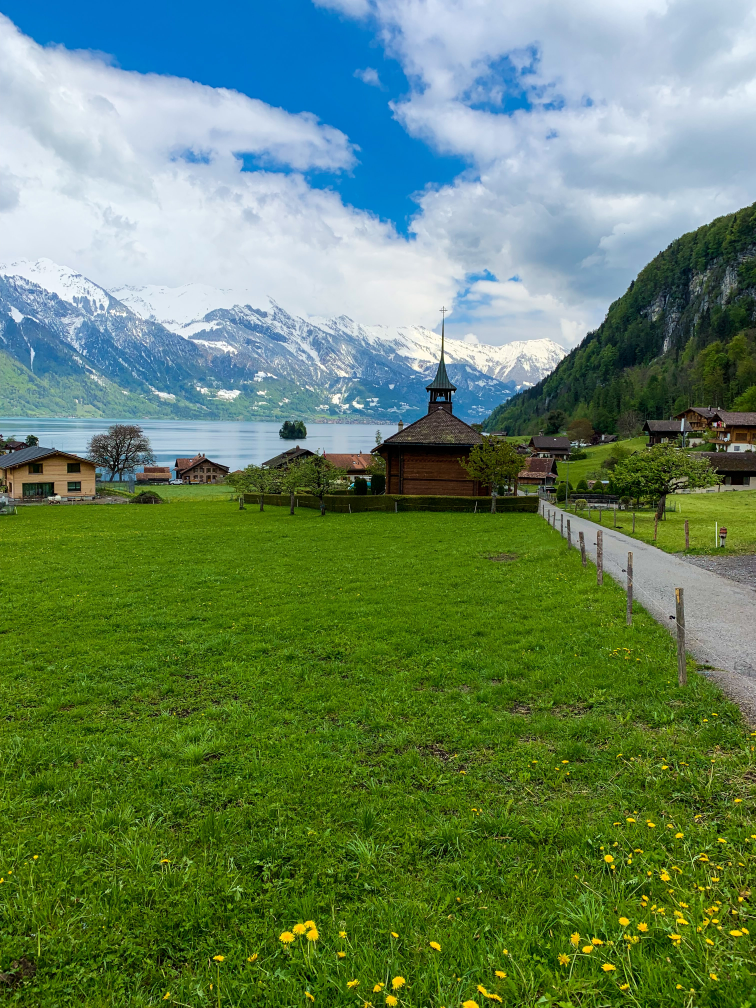
#> input picture image.jpg, 3024 x 4032 px (shown at 1/4 size)
$ jupyter execute 'Color detector.ipynb'
#> lines starting #> are read from the running program, lines starting #| are printed output that depends on the picture
# The Sparks Foundation - Computer Vision & Internet of Things
##### Topic: Color Identification in Images
##### Task 1 : Implement an image color detector which identifies all the colors in an image or video.
##### Author : Nidhi Pandya

## Importing Required Libraries

[cell 1]
import cv2
import matplotlib.pyplot as plt
import pandas as pd

## Reading and plotting the image

[cell 2]
img = cv2.imread('image.jpg')
#> img is the input picture: shape (4032, 3024, 3); mean B, G, R 96.7, 131.5, 101.2
cv2.imshow("image", img)

[cell 3]
## By default the image is in BGR format
plt.imshow(img)

[cell 4]
print("The type of this input is {}".format(type(img)))
#| The type of this input is <class 'numpy.ndarray'>
print("Shape: {}".format(img.shape)) ## (height px, width px, 3 for BGR)
#| Shape: (4032, 3024, 3)

[cell 5]
img = cv2.resize(img, (4000, 3024))
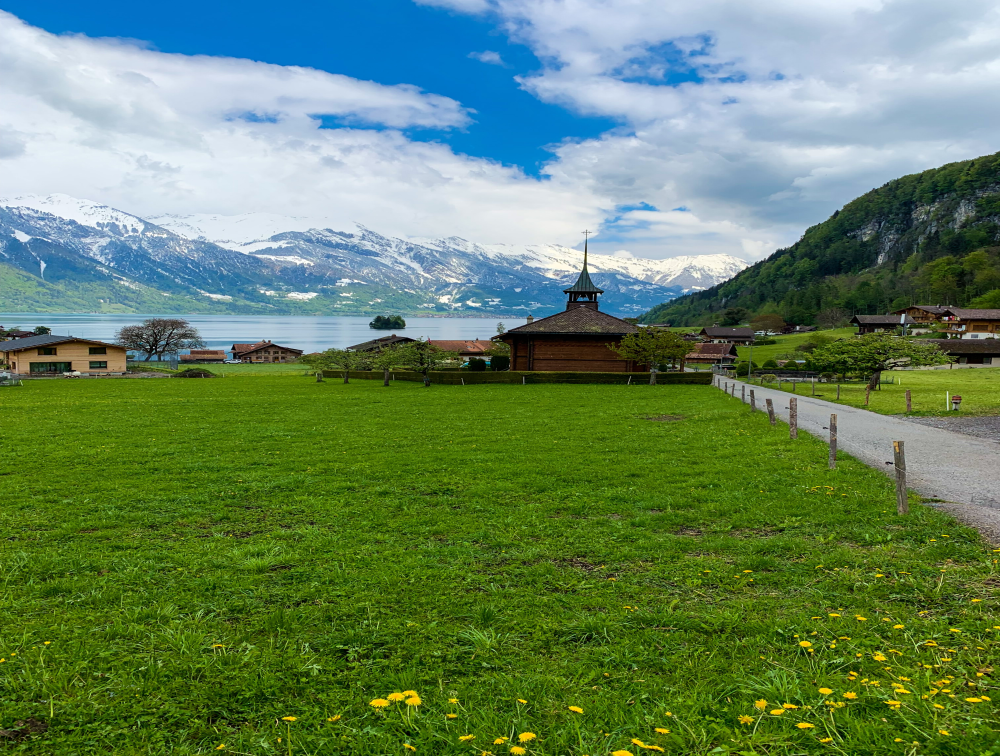
#> img: shape (3024, 4000, 3) (shown at 1/4 size); mean B, G, R 96.6, 131.4, 101.1
plt.imshow(img)

## Declaring global variables

[cell 6]
clicked = False
r = g = b = x_pos = y_pos = 0

## Reading the csv file

[cell 7]
df = pd.read_csv('colors.csv')
#> (reads colors.csv from the repository)
df
## The file doesn't have comlumn names

[cell 8]
## Adding column names
index = ["color", "color_name", "hex", "R", "G", "B"]
df = pd.read_csv('colors.csv', names=index, header=None)
df

## Function to print the color name

[cell 9]
def get_color_name(R, G, B):
    minimum = 10000
    for i in range(len(df)):
        d = abs(R - int(df.loc[i, "R"])) + abs(G - int(df.loc[i, "G"])) + abs(B - int(df.loc[i, "B"]))
        if d <= minimum:
            minimum = d
            color = df.loc[i, "color_name"]
    return color

## Function to calculate the x,y cordinates of Image tracing mouse movement

[cell 10]
def draw_function(event, x, y, flags, param):
    ## If there's mouse movement
    if event == cv2.EVENT_MOUSEMOVE:
        global b, g, r, x_pos, y_pos, clicked
        clicked = True
        x_pos = x
        y_pos = y
        b, g, r = img[y, x]
        b = int(b)
        g = int(g)
        r = int(r)

[cell 11]
cv2.namedWindow('image')
cv2.setMouseCallback('image', draw_function)

[cell 12]
while True:

    cv2.imshow("image", img)
    if clicked == True:

        # cv2.rectangle(image, startpoint, endpoint, color, thickness). -1 fills entire rectangle
        cv2.rectangle(img, (20, 20), (3000, 200), (b, g, r), -1)

        # Creating text string to display (Color name and RGB values)
        text = get_color_name(r, g, b) + " ==> (R,G,B) = " + str(r) + ',' + str(g) +','+ str(b)

        # cv2.putText(image, text, start, font(0-7), fontScale, color, thickness, lineType)
        cv2.putText(img, text, (50, 120), 5, 4, (255, 255, 255), 3, cv2.LINE_AA)

        # For very light colours we will display text in black colour
        if r + g + b >= 400:
            cv2.putText(img, text, (50, 120), 5, 4, (0, 0, 0), 3, cv2.LINE_AA)

        clicked = False

    # Break the loop when user hits 'esc' key
    if cv2.waitKey(20) & 0xFF == 27:
#> (key Esc is pressed here)
